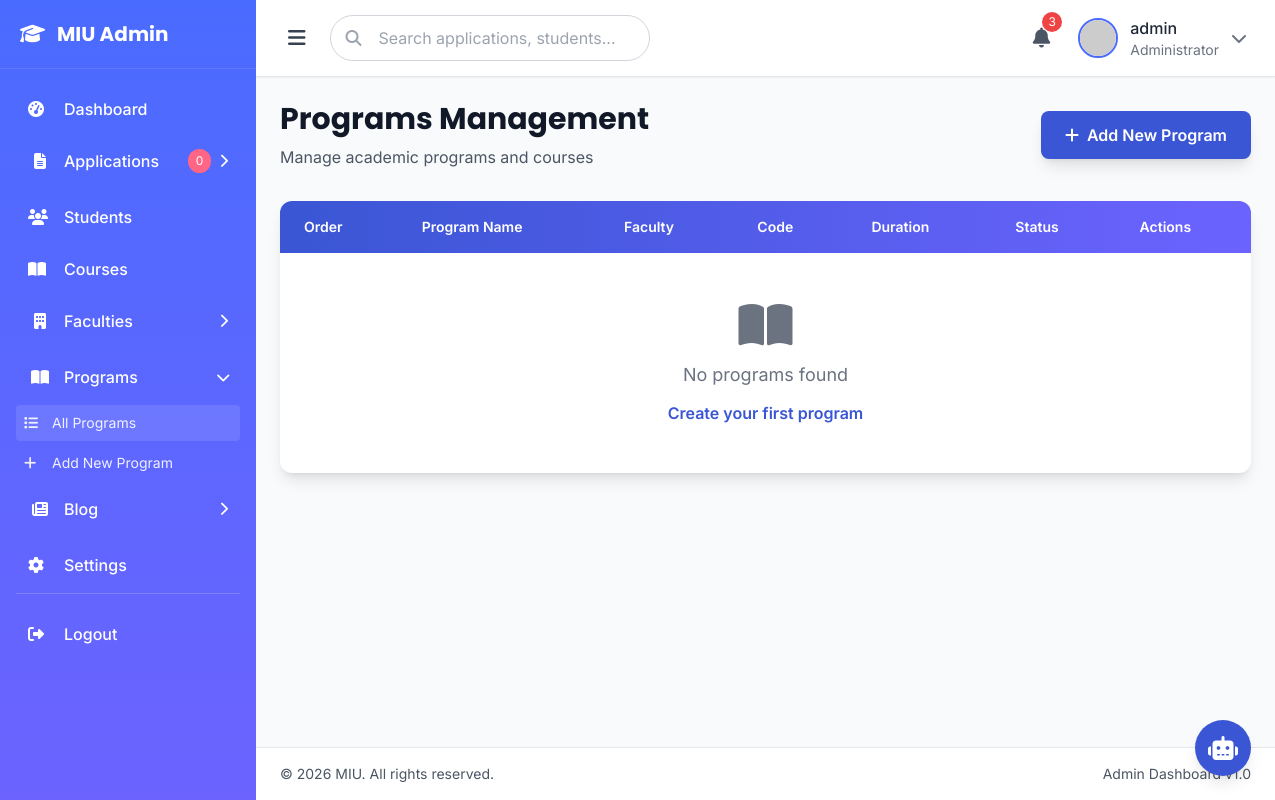
Before: /management/courses/ (signed in) with the older database file.
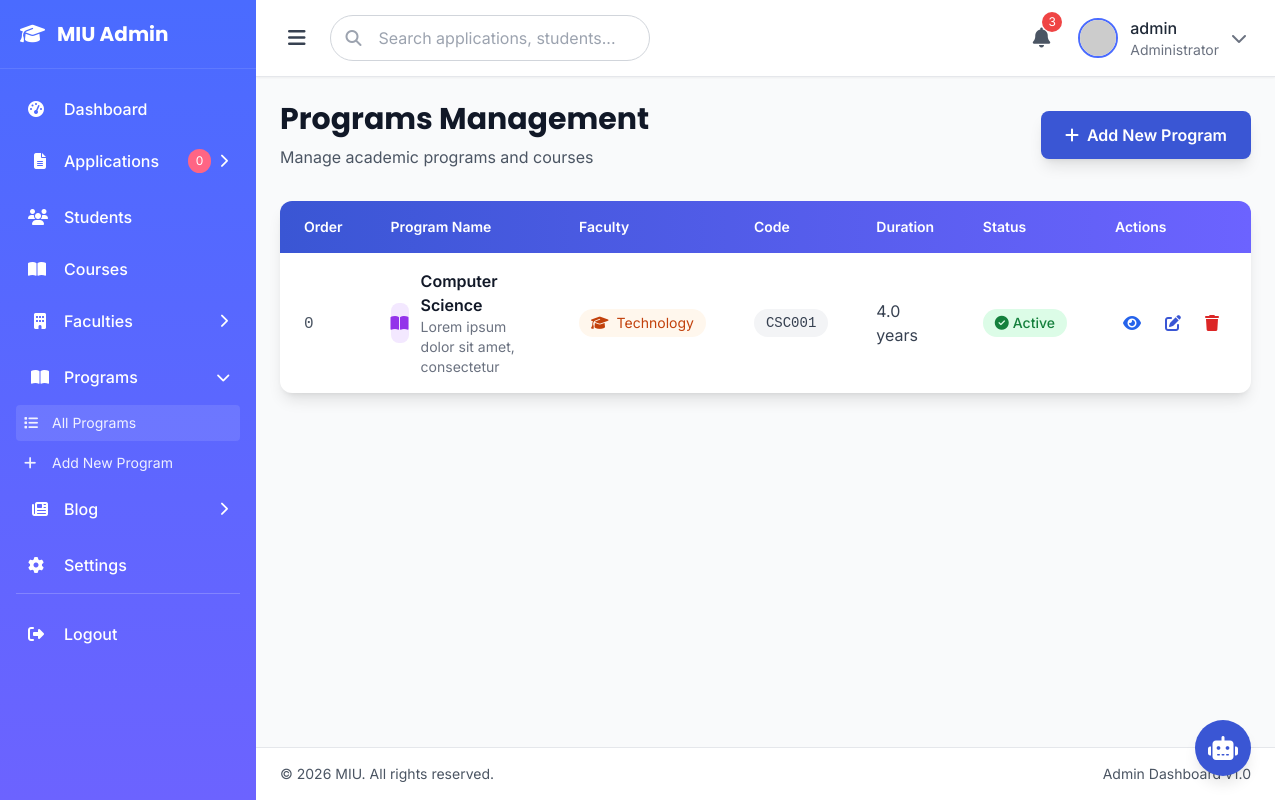
After: the same page with the newer database file.
### eduweb/models.py (models this page shows, shortened)
class Course(models.Model):
    DEGREE_LEVEL_CHOICES = [
        ('certificate', 'Certificate'),
        ('diploma', 'Diploma'),
        ('undergraduate', 'Undergraduate'),
        ('postgraduate', 'Postgraduate'),
        ('masters', 'Masters'),
        ('phd', 'PhD')
    ]
    STUDY_MODE_CHOICES = [
        ('full_time', 'Full Time'),
        ('part_time', 'Part Time'),
        ('online', 'Online'),
        ('blended', 'Blended')
    ]
    name = models.CharField(max_length=200, help_text="Course name")
    slug = models.SlugField(max_length=200, unique=True)
    code = models.CharField(max_length=20, unique=True, help_text="Course code")
    faculty = models.ForeignKey(Faculty, on_delete=models.CASCADE, related_name='courses')
    icon = models.CharField(max_length=50, default='book-open', help_text="Lucide icon name")
    color_primary = models.CharField(max_length=20, default='blue')
    color_secondary = models.CharField(max_length=20, default='cyan')
    degree_level = models.CharField(max_length=50, choices=DEGREE_LEVEL_CHOICES)
    available_study_modes = models.JSONField(
        default=list,
        help_text="List of available study modes for this course"
    )
    duration_years = models.DecimalField(max_digits=3, decimal_places=1, default=4.0)
    credits_required = models.IntegerField(default=120)
    tagline = models.CharField(max_length=200)
    overview = models.TextField()
    description = models.TextField()
    learning_outcomes = models.JSONField(default=list)
    career_paths = models.JSONField(default=list)
    core_courses = models.JSONField(default=list)
    specialization_tracks = models.JSONField(default=list)
    entry_requirements = models.JSONField(
        default=list,
        help_text="General entry requirements for this course"
    )
    application_fee = models.DecimalField(
        max_digits=10,
        decimal_places=2,
        help_text="Application processing fee"
    )
    tuition_fee = models.DecimalField(
        max_digits=12,
        decimal_places=2,
        help_text="Annual tuition fee"
    )
    avg_starting_salary = models.CharField(max_length=50, blank=True)
    job_placement_rate = models.IntegerField(default=0, help_text="Percentage (0-100)")
    hero_image = models.ImageField(upload_to='courses/heroes/', blank=True, null=True)
    meta_description = models.CharField(max_length=160, blank=True)
    meta_keywords = models.CharField(max_length=255, blank=True)
    is_active = models.BooleanField(default=True)
    is_featured = models.BooleanField(default=False)
    display_order = models.IntegerField(default=0)
    created_at = models.DateTimeField(auto_now_add=True)
    updated_at = models.DateTimeField(auto_now=True)
    class Meta:
        verbose_name = 'Course'
        verbose_name_plural = 'Courses'
        ordering = ['faculty', 'display_order', 'name']

class Faculty(models.Model):
    name = models.CharField(max_length=200, help_text="Faculty name (e.g., Faculty of Business)")
    slug = models.SlugField(max_length=200, unique=True, help_text="URL-friendly name")
    code = models.CharField(max_length=20, unique=True, help_text="Faculty code (e.g., BUS, ENG)")
    icon = models.CharField(max_length=50, default='graduation-cap', help_text="Lucide icon name")
    color_primary = models.CharField(max_length=20, default='orange', help_text="Primary color")
    color_secondary = models.CharField(max_length=20, default='amber', help_text="Secondary color")
    tagline = models.CharField(max_length=200, help_text="Short tagline for hero section")
    description = models.TextField(help_text="Main description of the faculty")
    mission = models.TextField(blank=True, help_text="Faculty mission statement")
    vision = models.TextField(blank=True, help_text="Faculty vision statement")
    hero_image = models.ImageField(upload_to='faculties/heroes/', blank=True, null=True)
    about_image = models.ImageField(upload_to='faculties/about/', blank=True, null=True)
    student_count = models.IntegerField(default=0, help_text="Number of students")
    placement_rate = models.IntegerField(default=0, help_text="Career placement rate (0-100)")
    partner_count = models.IntegerField(default=0, help_text="Number of corporate partners")
    international_faculty = models.IntegerField(default=0, help_text="International faculty percentage")
    accreditation = models.TextField(blank=True, help_text="Accreditation details")
    special_features = models.JSONField(default=list, blank=True, help_text="List of special features")
    meta_description = models.CharField(max_length=160, blank=True)
    meta_keywords = models.CharField(max_length=255, blank=True)
    is_active = models.BooleanField(default=True)
    display_order = models.IntegerField(default=0)
    created_at = models.DateTimeField(auto_now_add=True)
    updated_at = models.DateTimeField(auto_now=True)
    class Meta:
        verbose_name = 'Faculty'
        verbose_name_plural = 'Faculties'
        ordering = ['display_order', 'name']

### management/views.py (the view)
# urls.py: path('courses/', views.courses_list, name='courses_list'),
@login_required(login_url='eduweb:auth_page')
@user_passes_test(is_admin)
def courses_list(request):
    courses = Course.objects.select_related('faculty').all().order_by('faculty', 'display_order', 'name')
    pending_count = CourseApplication.objects.filter(status__in=['submitted', 'under_review']).count()
    context = {
        'courses': courses,
        'pending_count': pending_count,
    }
    return render(request, 'management/courses_list.html', context)

### eduweb/context.py (called while the page is built)
def navigation_data(request):
    faculties = Faculty.objects.filter(is_active=True).prefetch_related('courses')[:11]
    courses = Course.objects.filter(is_active=True).select_related('faculty')[:11]
    return {
        'all_faculties': faculties,
        'all_courses': courses,
    }

### eduweb/views.py (called while the page is built)
def application_status_context(request):
    has_pending_application = False
    if request.user.is_authenticated:
        has_pending_application = CourseApplication.objects.filter(
            user=request.user,
            status__in=['submitted', 'under_review', 'reviewed']
        ).exists()
    return {'has_pending_application': has_pending_application}

### management/views.py (called while the page is built)
def is_admin(user):
    return user.is_staff or user.is_superuser

### templates/management/courses_list.html (shortened to what the changed rows need)
{% extends 'management/base.html' %}
{% block content %}
<div class="mb-8">
    <div class="flex flex-col md:flex-row md:items-center md:justify-between">
        <div>
            <h1 class="text-3xl font-bold text-gray-900 font-display">Programs Management</h1>
        </div>
    </div>
</div>
<div class="bg-white rounded-xl shadow-lg overflow-hidden">
    <div class="overflow-x-auto">
        <table class="w-full">
            <thead class="bg-gradient-to-r from-primary-600 to-secondary-500 text-white">
                <tr>
                    <th class="px-6 py-4 text-left text-sm font-semibold">Order</th>
                    <th class="px-6 py-4 text-left text-sm font-semibold">Program Name</th>
                    <th class="px-6 py-4 text-left text-sm font-semibold">Faculty</th>
                    <th class="px-6 py-4 text-left text-sm font-semibold">Code</th>
                    <th class="px-6 py-4 text-left text-sm font-semibold">Duration</th>
                    <th class="px-6 py-4 text-left text-sm font-semibold">Status</th>
                    <th class="px-6 py-4 text-left text-sm font-semibold">Actions</th>
                </tr>
            </thead>
            <tbody class="divide-y divide-gray-200">
                {% for course in courses %}
                <tr class="hover:bg-gray-50 transition-colors">
                    <td class="px-6 py-4">
                        <span class="font-mono text-gray-600">{{ course.display_order }}</span>
                    </td>
                    <td class="px-6 py-4">
                        <div class="flex items-center gap-3">
                            <div class="w-10 h-10 bg-{{ course.color_primary }}-100 rounded-lg flex items-center justify-center">
                                <i class="fas fa-{{ course.icon }} text-{{ course.color_primary }}-600"></i>
                            </div>
                            <div>
                                <p class="font-semibold text-gray-900">{{ course.name }}</p>
                                <p class="text-sm text-gray-500">{{ course.tagline|truncatewords:8 }}</p>
                            </div>
                        </div>
                    </td>
                    <td class="px-6 py-4">
                        <span class="inline-flex items-center gap-2 px-3 py-1 bg-{{ course.faculty.color_primary }}-50 text-{{ course.faculty.color_primary }}-700 rounded-full text-sm">
                            <i class="fas fa-{{ course.faculty.icon }}"></i>
                            {{ course.faculty.name }}
                        </span>
                    </td>
                    <td class="px-6 py-4">
                        <span class="inline-flex items-center px-3 py-1 bg-gray-100 text-gray-700 rounded-full text-sm font-mono">
                            {{ course.code }}
                        </span>
                    </td>
                    <td class="px-6 py-4">
                        <span class="text-gray-700">{{ course.duration_years }} year{{ course.duration_years|floatformat:0|add:"0"|pluralize }}</span>
                    </td>
                    <td class="px-6 py-4">
                        {% if course.is_active %}
                        <span class="inline-flex items-center gap-1 px-3 py-1 bg-green-100 text-green-700 rounded-full text-sm font-medium">
                            <i class="fas fa-check-circle"></i>
                            Active
                        </span>
                        {% else %}
                        <span class="inline-flex items-center gap-1 px-3 py-1 bg-gray-100 text-gray-700 rounded-full text-sm font-medium">
                            <i class="fas fa-times-circle"></i>
                            Inactive
                        </span>
                        {% endif %}
                    </td>
                    <td class="px-6 py-4">
                        <div class="flex items-center gap-2">
                            <a href="{% url 'eduweb:course_detail' course.slug %}" target="_blank" class="p-2 text-blue-600 hover:bg-blue-50 rounded-lg transition-all" title="View Page">
                                <i class="fas fa-eye"></i>
                            </a>
                            <a href="{% url 'management:course_edit' course.pk %}" class="p-2 text-primary-600 hover:bg-primary-50 rounded-lg transition-all" title="Edit">
                                <i class="fas fa-edit"></i>
                            </a>
                            <form method="post" action="{% url 'management:course_delete' course.pk %}" class="inline" onsubmit="return confirm('Are you sure you want to delete {{ course.name }}?');">
                                <button type="submit" class="p-2 text-red-600 hover:bg-red-50 rounded-lg transition-all" title="Delete">
                                    <i class="fas fa-trash"></i>
                                </button>
                            </form>
                        </div>
                    </td>
                </tr>
                {% empty %}
                <tr>
                    <td colspan="7" class="px-6 py-12 text-center">
                        <div class="flex flex-col items-center gap-3 text-gray-500">
                            <i class="fas fa-book-open text-5xl"></i>
                            <p class="text-lg">No programs found</p>
                            <a href="{% url 'management:course_create' %}" class="text-primary-600 hover:text-primary-700 font-semibold">
                                Create your first program
                            </a>
                        </div>
                    </td>
                </tr>
                {% endfor %}
            </tbody>
        </table>
    </div>
</div>
{% endblock %}

Changed rows visible on the page:
added Course: display_order "0", name "Computer Science", tagline "Lorem ipsum dolor sit amet, consectetur", faculty.name "Technology", code "CSC001", duration_years "4.0", is_active True (drawn)
Other visible differences:
text no longer shown: "No programs found Create your first program"
